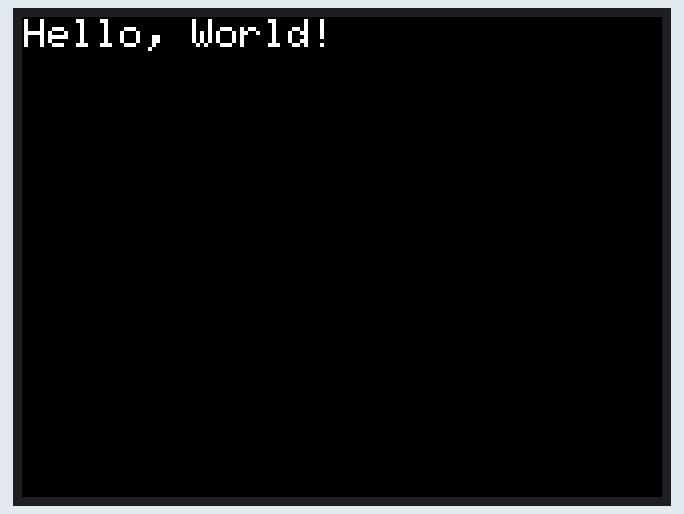
This sketch was run on a simulated ESP32. Parts: 320×240 colour display.

Above: at 0.3 s.
At 2.4 s:
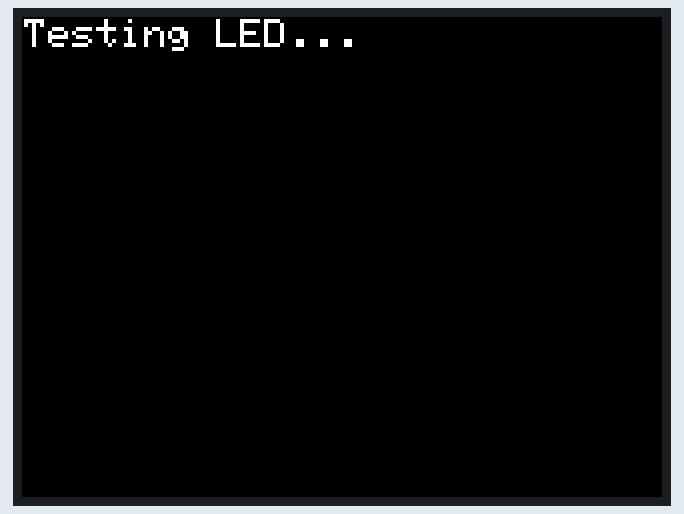
At 13.5 s:
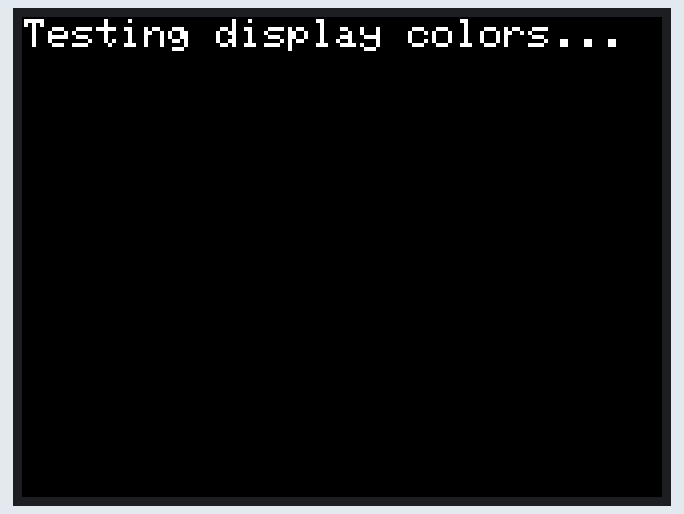
At 25.9 s:
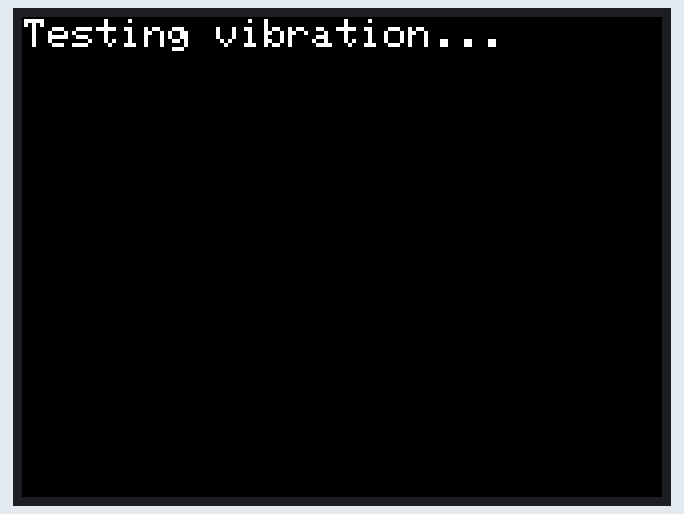
At 32.0 s:
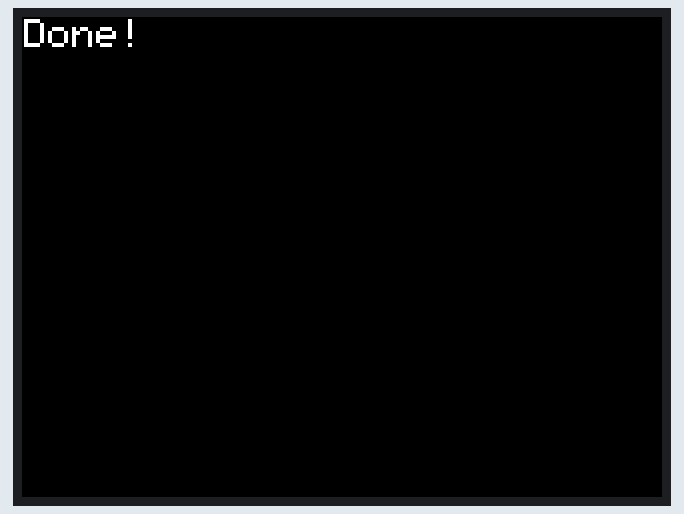

The sketch:

HelloWorld.ino
```cpp
#include <M5Core2.h>
/////////////////////////////////
// variables - change these if needed
/////////////////////////////////

// 2500 (dim) to 3300 (bright)
int disp_volt = 2800;

// 1 (smallest) to 7 (biggest)
int font_size = 2;

/////////////////////////////////
// program - dont touch anything below here!
/////////////////////////////////

void setup(){
  // put your setup code here, to run once:
  M5.begin();

  // use the variables set earlier
  M5.Axp.SetLcdVoltage(disp_volt);
  M5.Lcd.setTextSize(font_size);

  // In each section below: set the cursor position, clear the screen, then print text
  // Hello, World!
  M5.Lcd.setCursor(1, 1);
  M5.Lcd.clear();
  M5.Lcd.println("Hello, World!");
  delay(2000);

  // Test LED by blinking
  M5.Lcd.setCursor(1, 1);
  M5.Lcd.clear();
  M5.Lcd.println("Testing LED...");
  delay(2000);
  M5.Axp.SetLed(0);
  delay(1000);
  M5.Axp.SetLed(1);
  delay(1000);
  M5.Axp.SetLed(0);
  delay(1000);
  M5.Axp.SetLed(1);
  delay(1000);
  M5.Axp.SetLed(0);
  delay(1000);
  M5.Axp.SetLed(1);
  delay(1000);
  M5.Axp.SetLed(0);
  delay(1000);
  M5.Axp.SetLed(1);
  delay(2000);

  // Test display colors
  M5.Lcd.setCursor(1, 1);
  M5.Lcd.clear();
  M5.Lcd.println("Testing display colors...");
  delay(2000);
  M5.Lcd.fillScreen(WHITE);
  delay(2000);
  M5.Lcd.fillScreen(BLACK);
  delay(2000);
  M5.Lcd.fillScreen(RED);
  delay(2000);
  M5.Lcd.fillScreen(GREEN);
  delay(2000);
  M5.Lcd.fillScreen(BLUE);
  delay(2000);

  // Test vibration
  M5.Lcd.setCursor(1, 1);
  M5.Lcd.clear();
  M5.Lcd.println("Testing vibration...");
  delay(2000);
  M5.Axp.SetLDOEnable(3, true);
  delay(2000);
  M5.Axp.SetLDOEnable(3, false);
  delay(2000);

  // Done
  M5.Lcd.setCursor(1, 1);
  M5.Lcd.clear();
  M5.Lcd.println("Done!");
}

void loop() {
  // put your main code here, to run repeatedly:

}
```

Measured:
- what the display in image 1 shows lasts 11.1 s, from 2.3 s to 13.4 s
- what the display in image 2 shows lasts 2.0 s, from 13.4 s to 15.4 s
- what the display in image 3 shows lasts 6.0 s, from 25.9 s to 31.9 s
